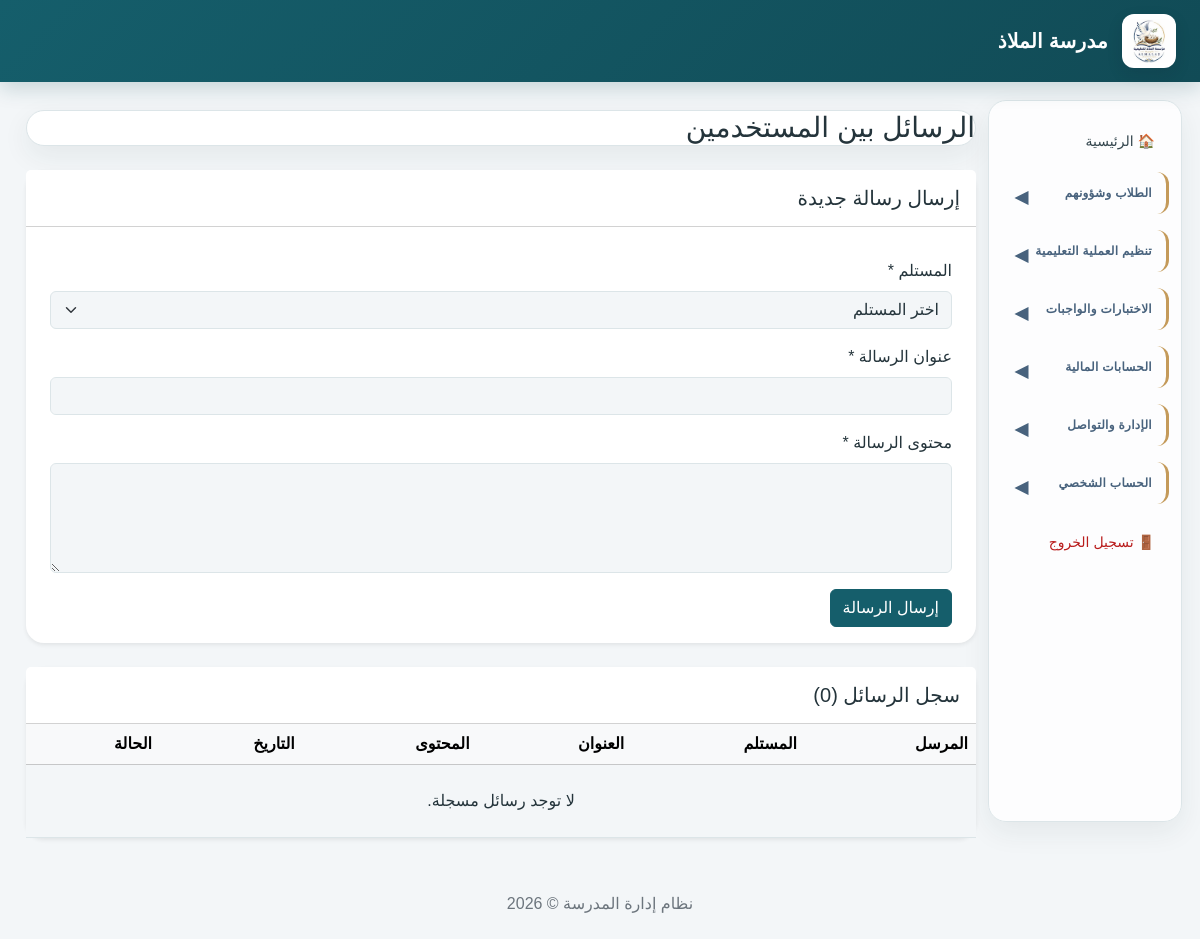
The page /messages.php (signed in) on the database its author committed.
### tables this page shows
CREATE TABLE `school_settings` (
  `id` int(10) UNSIGNED NOT NULL,
  `school_name` varchar(200) NOT NULL,
  `school_name_en` varchar(200) DEFAULT NULL,
  `logo_path` varchar(255) DEFAULT NULL,
  `address` text DEFAULT NULL,
  `phone` varchar(30) DEFAULT NULL,
  `email` varchar(150) DEFAULT NULL,
  `website` varchar(255) DEFAULT NULL,
  `currency` char(3) NOT NULL DEFAULT 'SDG',
  `academic_year_id` int(10) UNSIGNED DEFAULT NULL,
  `principal_name` varchar(150) DEFAULT NULL,
  `created_at` timestamp NOT NULL DEFAULT current_timestamp(),
  `updated_at` timestamp NOT NULL DEFAULT current_timestamp() ON UPDATE current_timestamp()
);

### messages.php (the view, shortened to what this page needs)
<?php
require_once __DIR__ . '/config/database.php';
$currentUserId = (int)$_SESSION['user_id'];
$userStmt = $pdo->prepare(
    "SELECT id, full_name, username
     FROM users
     WHERE is_active = 1
       AND id <> :current_user_id
     ORDER BY full_name"
);
$userStmt->execute(['current_user_id' => $currentUserId]);
$users = $userStmt->fetchAll();
$messageStmt = $pdo->prepare(
    "SELECT m.*,
            sender.full_name AS sender_name,
            receiver.full_name AS receiver_name
     FROM messages m
     INNER JOIN users sender ON sender.id = m.sender_id
     INNER JOIN users receiver ON receiver.id = m.receiver_id
     WHERE m.sender_id = :sender_id
        OR m.receiver_id = :receiver_id
     ORDER BY m.id DESC"
);
$messageStmt->execute([
    'sender_id' => $currentUserId,
    'receiver_id' => $currentUserId
]);
$messages = $messageStmt->fetchAll();
require_once __DIR__ . '/includes/header.php';
?>
<h1 class="h3 mb-4">الرسائل بين المستخدمين</h1>
<div class="card border-0 shadow-sm mb-4">
    <div class="card-header bg-white py-3">
        <h2 class="h5 mb-0">إرسال رسالة جديدة</h2>
    </div>
    <div class="card-body">
        <?php if (!$users): ?>
            <div class="alert alert-warning mb-0">
                لا يوجد مستخدم آخر نشط لإرسال رسالة إليه.
            </div>
        <?php else: ?>
            <form method="POST">
                <div class="row g-3">
                    <div class="col-12">
                        <label class="form-label">المستلم *</label>
                        <select name="receiver_id" class="form-select" required>
                            <option value="">اختر المستلم</option>
                        </select>
                    </div>
                    <div class="col-12">
                        <label class="form-label">عنوان الرسالة *</label>
                        <input type="text" name="subject" class="form-control"
                               maxlength="200" required
                               value="<?= htmlspecialchars(
                                   is_string($_POST['subject'] ?? null) ? $_POST['subject'] : '',
                                   ENT_QUOTES,
                                   'UTF-8'
                               ) ?>">
                    </div>
                    <div class="col-12">
                        <label class="form-label">محتوى الرسالة *</label>
                        <textarea name="message_body" class="form-control"
                                  rows="4" maxlength="10000" required><?= htmlspecialchars(
                                  ) ?></textarea>
                    </div>
                    <div class="col-12">
                        <button type="submit" class="btn btn-primary">
                            إرسال الرسالة
                        </button>
                    </div>
                </div>
            </form>
        <?php endif; ?>
    </div>
</div>
<div class="card border-0 shadow-sm">
    <div class="card-header bg-white py-3">
        <h2 class="h5 mb-0">سجل الرسائل (<?= count($messages) ?>)</h2>
    </div>
    <div class="table-responsive">
        <table class="table table-hover align-middle mb-0">
            <thead class="table-light">
                <tr>
                    <th>المرسل</th>
                    <th>المستلم</th>
                    <th>العنوان</th>
                    <th>المحتوى</th>
                    <th>التاريخ</th>
                    <th>الحالة</th>
                </tr>
            </thead>
            <tbody>
                <?php if (!$messages): ?>
                    <tr>
                        <td colspan="6" class="text-center py-4">
                            لا توجد رسائل مسجلة.
                        </td>
                    </tr>
                <?php endif; ?>
            </tbody>
        </table>
    </div>
</div>
<?php require_once __DIR__ . '/includes/footer.php'; ?>

### includes/header.php (shortened to what this page needs)
<?php
$hideSidebar = basename($_SERVER['SCRIPT_NAME'] ?? '') === 'index.php';
$schoolName = 'مدرسة الملاذ';
$schoolLogo = '';
$currentRole = (int) ($_SESSION['role_id'] ?? 0);
$menuPermissions = [
    1 => ['all'],
    2 => [
        'index.php',
        'students.php',
        'guardians.php',
        'teachers.php',
        'classrooms.php',
        'subjects.php',
        'academic_years.php',
        'teaching_assignments.php',
        'timetable.php',
        'attendance.php',
        'exams.php',
        'grades.php',
        'behavior.php',
        'homework.php',
        'homework_submissions.php',
        'reports.php',
        'fees.php',
        'payments.php',
        'expenses.php',
        'users.php',
        'announcements.php',
        'notifications.php',
        'messages.php',
        'settings.php',
        'change_password.php'
    ],
    3 => [
        'index.php',
        'fees.php',
        'payments.php',
        'expenses.php',
        'reports.php',
        'change_password.php'
    ],
    4 => [
        'index.php',
        'students.php',
        'classrooms.php',
        'subjects.php',
        'timetable.php',
        'attendance.php',
        'exams.php',
        'grades.php',
        'behavior.php',
        'homework.php',
        'homework_submissions.php',
        'announcements.php',
        'notifications.php',
        'messages.php',
        'change_password.php'
    ],
    5 => [
        'index.php',
        'timetable.php',
        'grades.php',
        'homework.php',
        'announcements.php',
        'notifications.php',
        'messages.php',
        'change_password.php'
    ],
    6 => [
        'index.php',
        'reports.php',
        'fees.php',
        'payments.php',
        'announcements.php',
        'notifications.php',
        'messages.php',
        'change_password.php'
    ]
];
$allowedMenu = $menuPermissions[$currentRole] ?? [];
function showMenuLink(string $page): bool
{
    global $allowedMenu;
    return in_array('all', $allowedMenu, true)
        || in_array($page, $allowedMenu, true);
}
try {
    if (isset($pdo)) {
        $stmt = $pdo->query(
            "SELECT school_name, logo_path
             FROM school_settings
             ORDER BY id ASC
             LIMIT 1"
        );
        $school = $stmt->fetch();
        if ($school) {
            if (!empty($school['school_name'])) {
                $schoolName = $school['school_name'];
            }
            if (!empty($school['logo_path'])) {
                $logoFile = __DIR__ . '/../' . $school['logo_path'];
                if (is_file($logoFile)) {
                    $schoolLogo = $school['logo_path'];
                }
            }
        }
    }
} catch (PDOException $e) {
    error_log('School branding could not be loaded: ' . $e->getMessage());
}
?>
<!DOCTYPE html>
<html lang="ar" dir="rtl">
<head>
    <link
        href="https://cdn.jsdelivr.net/npm/bootstrap@5.3.3/dist/css/bootstrap.rtl.min.css"
        rel="stylesheet"
    >
</head>
<body>
<header class="topbar">
    <?php if ($schoolLogo !== ''): ?>
        <img
            src="<?= htmlspecialchars($schoolLogo, ENT_QUOTES, 'UTF-8') ?>"
            alt="شعار المدرسة"
            class="school-logo"
        >
    <?php endif; ?>
    <strong class="school-name">
        <?= htmlspecialchars($schoolName, ENT_QUOTES, 'UTF-8') ?>
    </strong>
</header>
<div class="container-fluid">
    <div class="row">
        <?php if (!$hideSidebar): ?>
        <aside class="col-md-3 col-lg-2 sidebar">
            <?php if (showMenuLink('index.php')): ?>
                <a href="index.php">🏠 الرئيسية</a>
            <?php endif; ?>
            <?php if (
                showMenuLink('students.php') ||
                showMenuLink('guardians.php') ||
                showMenuLink('attendance.php') ||
                showMenuLink('behavior.php')
            ): ?>
                <details class="sidebar-group">
                    <summary class="sidebar-section">الطلاب وشؤونهم</summary>
                </details>
            <?php endif; ?>
            <?php if (
                showMenuLink('teachers.php') ||
                showMenuLink('classrooms.php') ||
                showMenuLink('subjects.php') ||
                showMenuLink('academic_years.php') ||
                showMenuLink('teaching_assignments.php') ||
                showMenuLink('timetable.php')
            ): ?>
                <details class="sidebar-group">
                    <summary class="sidebar-section">تنظيم العملية التعليمية</summary>
                </details>
            <?php endif; ?>
            <?php if (
                showMenuLink('exams.php') ||
                showMenuLink('grades.php') ||
                showMenuLink('homework.php') ||
                showMenuLink('homework_submissions.php') ||
                showMenuLink('reports.php')
            ): ?>
                <details class="sidebar-group">
                    <summary class="sidebar-section">الاختبارات والواجبات</summary>
                </details>
            <?php endif; ?>
            <?php if (
                showMenuLink('fees.php') ||
                showMenuLink('payments.php') ||
                showMenuLink('expenses.php')
            ): ?>
                <details class="sidebar-group">
                    <summary class="sidebar-section">الحسابات المالية</summary>
                </details>
            <?php endif; ?>
            <?php if (
                showMenuLink('users.php') ||
                showMenuLink('announcements.php') ||
                showMenuLink('notifications.php') ||
                showMenuLink('messages.php') ||
                showMenuLink('audit_logs.php') ||
                showMenuLink('settings.php') ||
                showMenuLink('theme_settings.php')
            ): ?>
                <details class="sidebar-group">
                    <summary class="sidebar-section">الإدارة والتواصل</summary>
                </details>
            <?php endif; ?>
            <?php if (showMenuLink('change_password.php')): ?>
                <details class="sidebar-group">
                    <summary class="sidebar-section">الحساب الشخصي</summary>
                </details>
            <?php endif; ?>
            <a href="logout.php" class="logout-link">🚪 تسجيل الخروج</a>
        </aside>
        <?php endif; ?>
        <main class="<?= $hideSidebar ? 'col-12' : 'col-md-9 col-lg-10' ?> content">

### rows shown on the page
school_settings: logo_path (picture), school_name "مدرسة الملاذ"

### other values the page prints
count($messages) "0"
